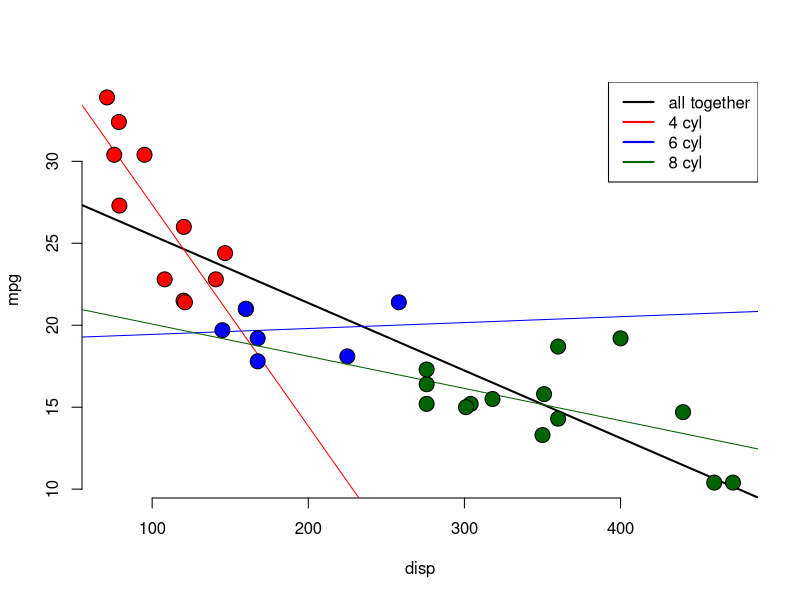
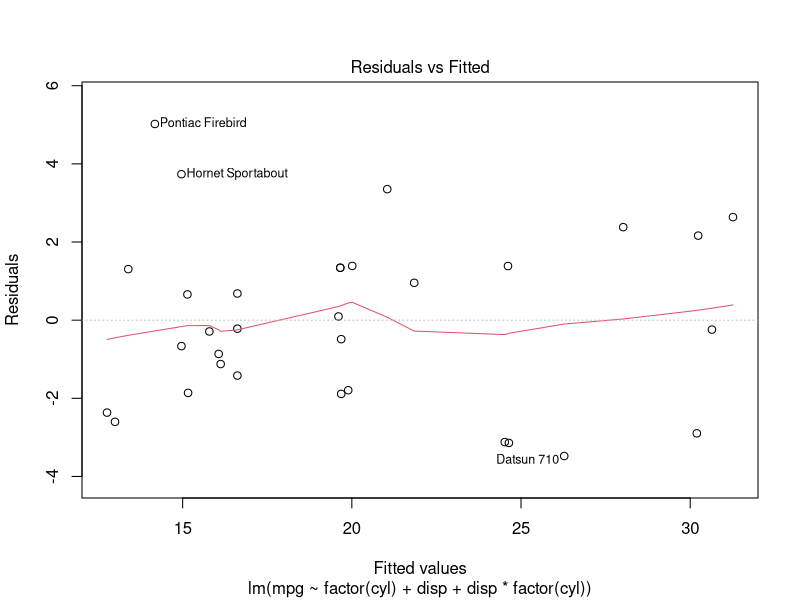
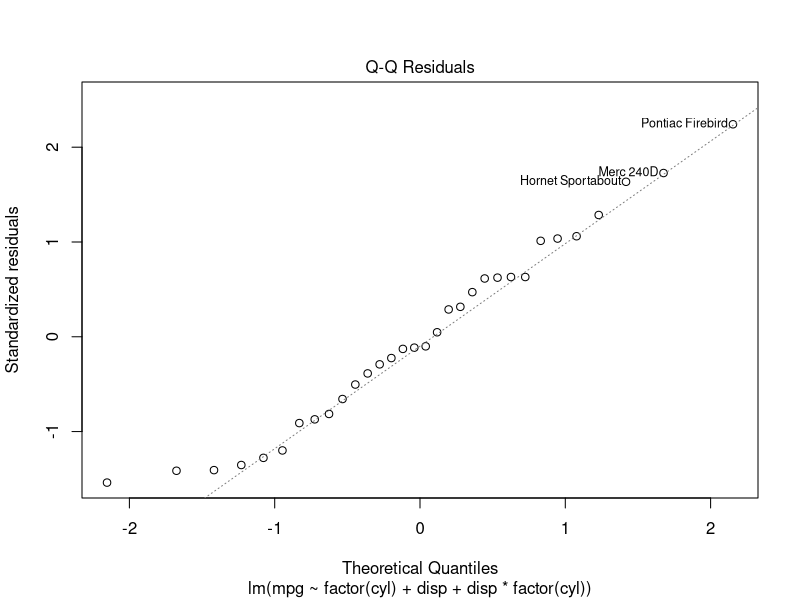
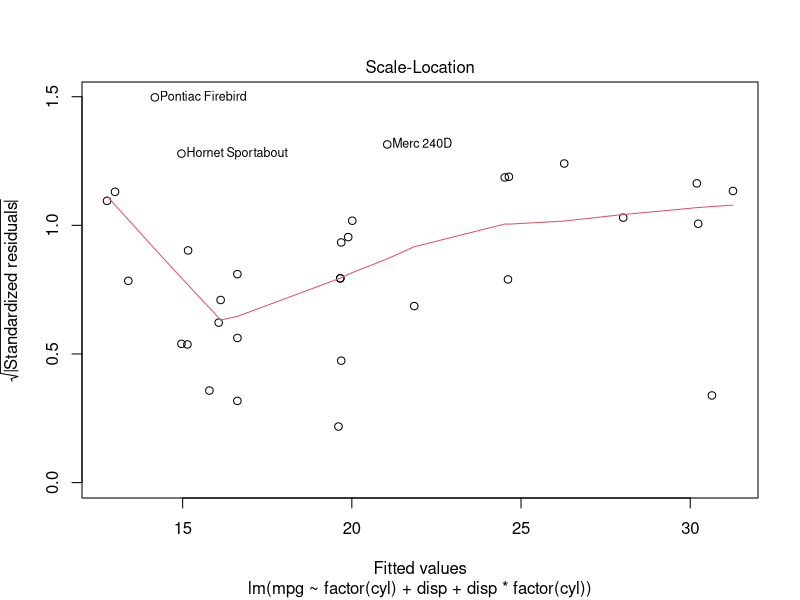
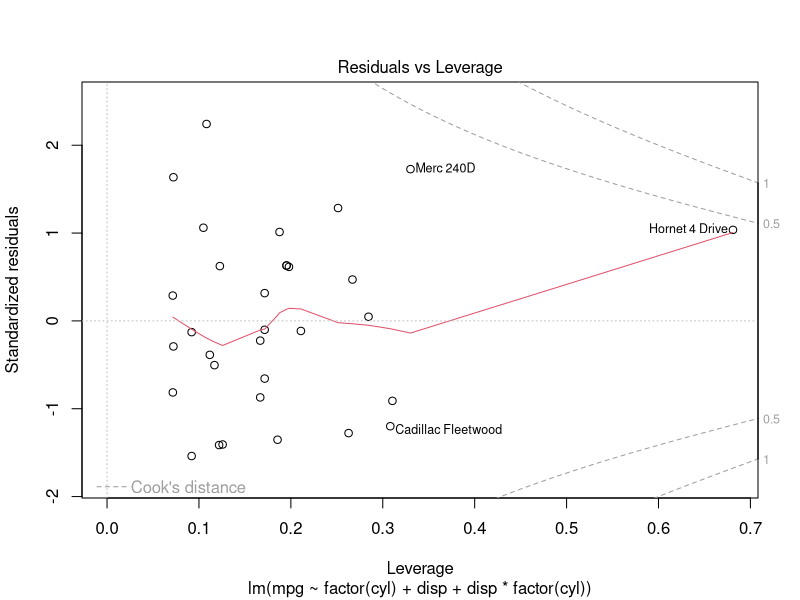
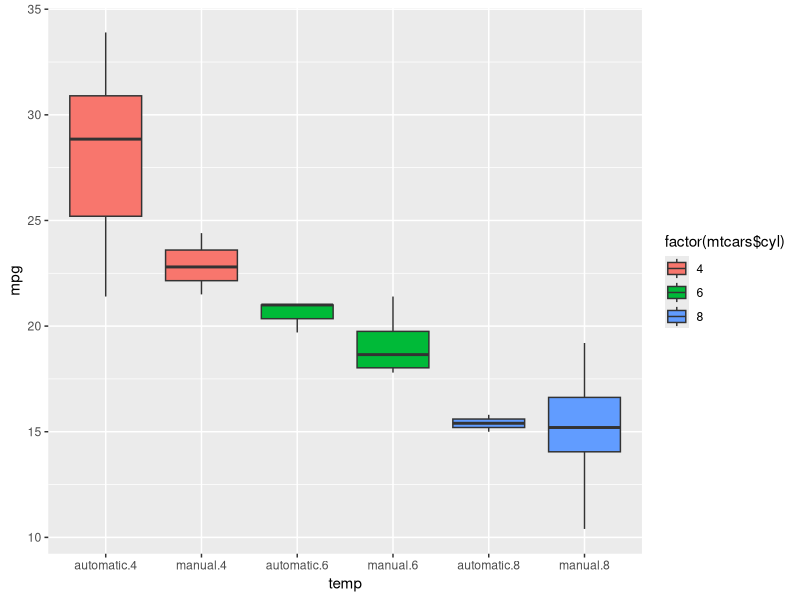

Write the R code that produced these figures, in order.
## ---- chunk 1
knitr::opts_chunk$set(echo = TRUE)
## ---- chunk 2
lmd1 <- lm(mpg~factor(cyl), data = mtcars)
summary(lmd1)$coef
## ---- chunk 3
lmd2 <- lm(mpg~factor(cyl)+disp-1, data = mtcars)
anova(lmd1, lmd2)
## ---- chunk 4
lmd3 <- lm(mpg~factor(cyl)+disp+disp*factor(cyl), data = mtcars)
anova(lmd1, lmd2, lmd3)
## ---- chunk 5
plot(mtcars$disp, mtcars$mpg, type = 'n', frame=FALSE, xlab = 'disp', ylab = 'mpg')
abline(lm(mtcars$mpg~mtcars$disp), lwd = 2)
abline(coef(lmd3)[1], coef(lmd3)[4], col="red")
points(mtcars$disp[mtcars$cyl==4], mtcars$mpg[mtcars$cyl==4],
       pch=21, col='black', bg="red", cex=2)
abline(coef(lmd3)[1]+coef(lmd3)[2], coef(lmd3)[4]+coef(lmd3)[5], col='blue')
points(mtcars$disp[mtcars$cyl==6], mtcars$mpg[mtcars$cyl==6],
       pch=21, col='black', bg="blue", cex=2)
abline(coef(lmd3)[1]+coef(lmd3)[3], coef(lmd3)[4]+coef(lmd3)[6], col='dark green')
points(mtcars$disp[mtcars$cyl==8], mtcars$mpg[mtcars$cyl==8],
       pch=21, col='black', bg="dark green", cex=2)
legend('topright', legend = c('all together', '4 cyl','6 cyl','8 cyl'),
       col = c('black','red', 'blue', 'dark green'), lty=1,
       lwd = 2)
## ---- chunk 6
plot(lmd3)
## ---- chunk 7
lmd12 <- lm(mpg~factor(am), data = mtcars)
summary(lmd12)$coef
## ---- chunk 8
lmd13 <- lm(mpg~factor(am) + factor(cyl) + factor(cyl)*factor(am), data = mtcars)
anova(lmd12, lmd13)
## ---- chunk 9
summary(lmd13)$coef
## ---- chunk 10
require(ggplot2)
transmission <- mtcars$am
transmission[mtcars$am == 0] <- 'manual'
transmission[mtcars$am == 1] <- 'automatic'
temp <- interaction( transmission, factor(mtcars$cyl) )
ggplot( aes(y=mpg, x=temp, fill=factor(mtcars$cyl)), data = mtcars ) + geom_boxplot()
